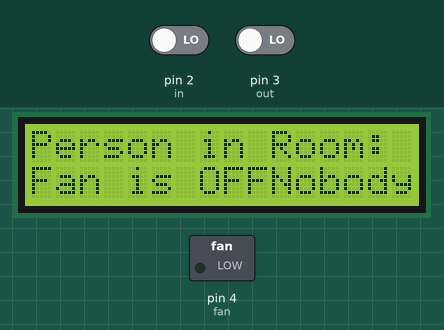
This sketch was run on a simulated Arduino Uno, built with avr-gcc and run on an emulated ATmega328P. Parts: 16×2 character LCD, switched loads named in the sketch (green lamp = pin HIGH). The test bench sets the inputs (shaded band); at power-on: pin 2 (in) LOW, pin 3 (out) LOW.

Above: at 3.2 s.
3.3 s: pin 2 (in) driven HIGH
At 4.7 s:
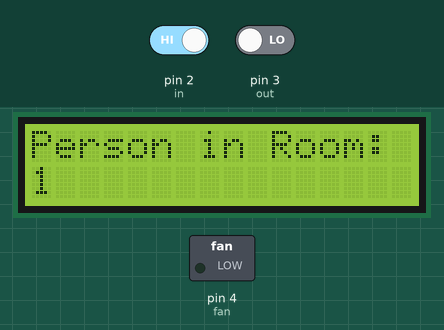
At 6.4 s:
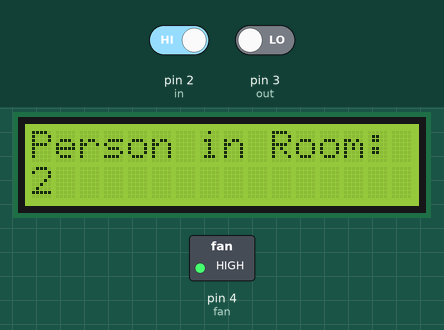
Timing chart, 0 to 7.9 s (numbered marks = the images above; inputs shaded):
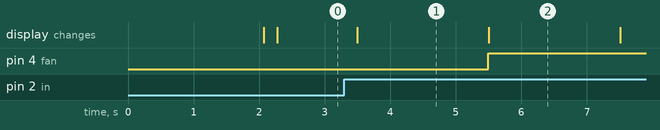

Measured:
- after the input at 3.3 s, pin 4 (fan): LOW → HIGH after 2.2 s; the display: changes after 0.20 s (image 1)
- what the display in image 1 shows lasts 2.0 s, from 3.5 s to 5.5 s

The sketch:

Bidirectional_Counter.ino
```cpp
#include <LiquidCrystal.h>
LiquidCrystal lcd(13,12,10,9,8,7);

#define in 2
#define out 3
#define fan 4

int count = 0;

void setup() {
  // put your setup code here, to run once:
  lcd.begin(16,2);
  lcd.print("Visitors Counter");
  delay(2000);
  pinMode(in, INPUT);
  pinMode(out, INPUT);
  pinMode(fan, OUTPUT);
  lcd.clear();
  lcd.print("Person in Room: ");
  lcd.setCursor(0,1);
  lcd.print(count);
}

void loop() {
  // put your main code here, to run repeatedly:
  int in_out = digitalRead(in);
  int out_out = digitalRead(out);
  if(in_out == HIGH){
    count++;
    lcd.clear();
    lcd.print("Person in Room: ");
    lcd.setCursor(0,1);
    lcd.print(count);
    delay(2000);
  }
  if(out_out == HIGH){
    count--;
    lcd.clear();
    lcd.print("Person in Room: ");
    lcd.setCursor(0,1);
    lcd.print(count);
    delay(2000);
  }
  if(count == 0){
    digitalWrite(fan, LOW);
    lcd.print("Nobody in Room");
    lcd.setCursor(0,1);
    lcd.print("Fan is OFF");
    delay(200);
  }
  else{
    digitalWrite(fan, HIGH);
  }
}
```
